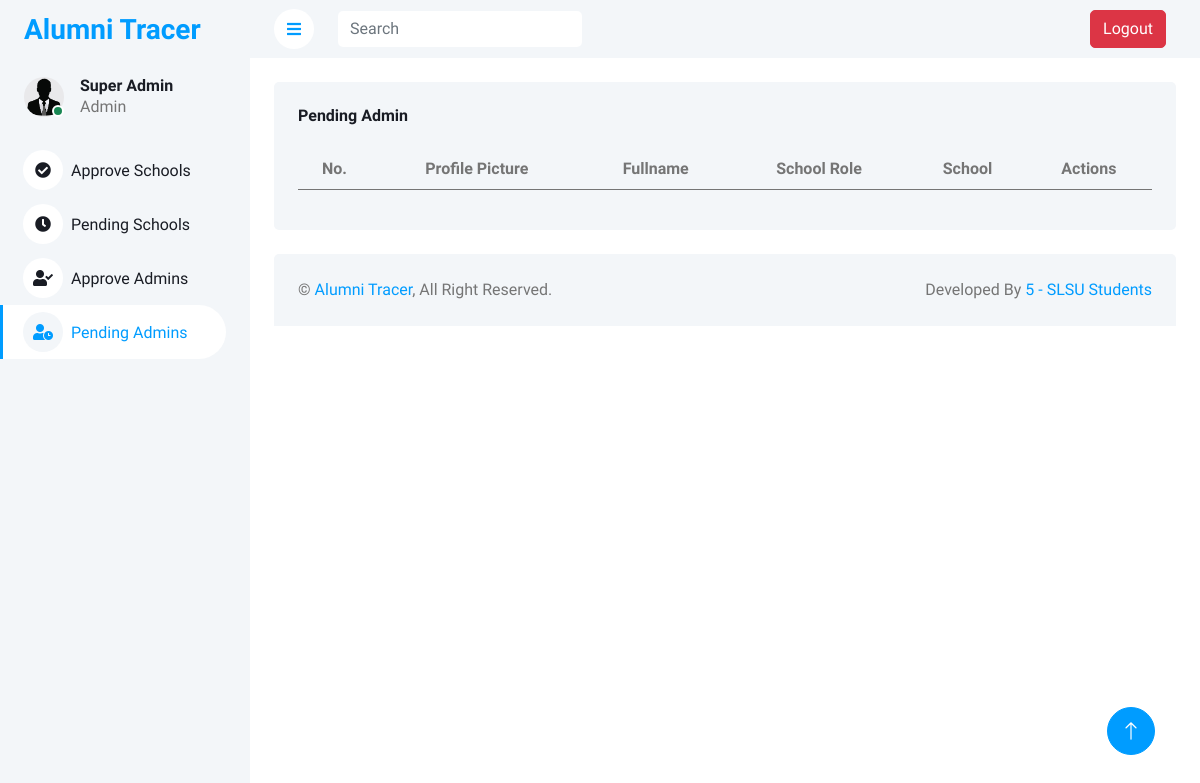
/SuperAdmin/pendingAdmins.php, run on an earlier commit of the app's database.
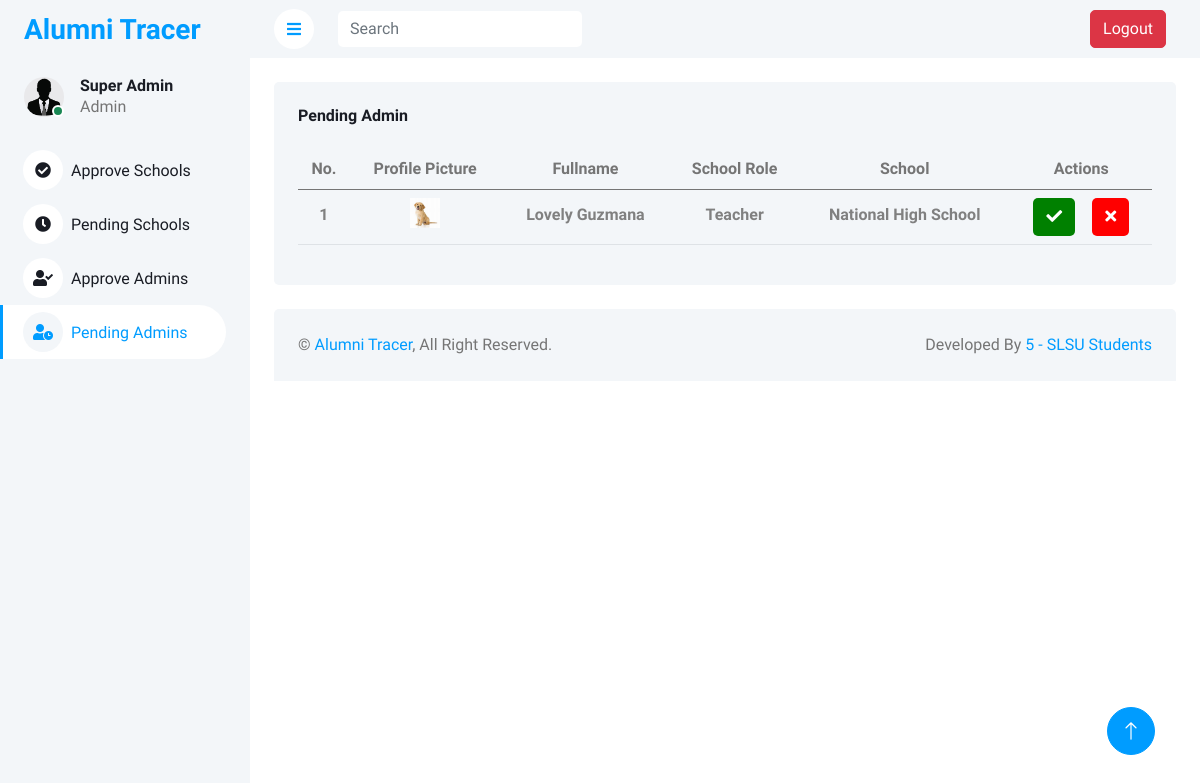
And on a later commit of the database.
### tables this page shows
CREATE TABLE `r_accounts` (
  `id` int(11) NOT NULL,
  `name` varchar(100) NOT NULL,
  `email` varchar(100) NOT NULL,
  `school_role` varchar(100) NOT NULL,
  `school` varchar(255) NOT NULL,
  `password` varchar(200) NOT NULL,
  `date_registered` datetime NOT NULL DEFAULT current_timestamp(),
  `profile_img` varchar(255) NOT NULL,
  `contact` varchar(255) NOT NULL,
  `bio` varchar(255) NOT NULL,
  `status` varchar(255) NOT NULL,
  `face_data` varchar(255) DEFAULT NULL
);

### SuperAdmin/pendingAdmins.php (the view, shortened to what the changed rows need)
<?php
    include("../connection/conn.php");
        function decryptData($encryptedData)
        {
            $key = ENCRYPTION_KEY;
            $data = base64_decode($encryptedData);
            $ivLength = openssl_cipher_iv_length('aes-256-cbc');
            $iv = substr($data, 0, $ivLength);
            $encrypted = substr($data, $ivLength);
            return openssl_decrypt($encrypted, 'aes-256-cbc', $key, 0, $iv);
        }
?>
<!DOCTYPE html>
<html lang="en">
<head>
    <link href="https://cdnjs.cloudflare.com/ajax/libs/font-awesome/5.10.0/css/all.min.css" rel="stylesheet">
    <link href="https://cdn.jsdelivr.net/npm/bootstrap-icons@1.4.1/font/bootstrap-icons.css" rel="stylesheet">
    <link href="../template/lib/owlcarousel/assets/owl.carousel.min.css" rel="stylesheet">
    <link href="lib../template/lib/tempusdominus/css/tempusdominus-bootstrap-4.min.css" rel="stylesheet" />
    <link href="../template/css/bootstrap.min.css" rel="stylesheet">
    <link href="../template/css/style.css" rel="stylesheet">
</head>
<body>
    <div class="container-xxl position-relative bg-white d-flex p-0">
        <div class="content">
            <div class="container-fluid pt-4 px-4">
                <div class="row g-4">
                    <div class="col-12">
                        <div class="bg-light rounded h-100 p-4">
                            <div class="table-responsive">
                            <table class="table">
                                    <thead>
                                        <tr class = "text-center">
                                            <th scope="col">No.</th>
                                            <th scope="col">Profile Picture</th>
                                            <th scope="col">Fullname</th>
                                            <th scope="col">School Role</th>
                                            <th scope="col">School</th>
                                            <th scope="col">Actions</th>
                                        </tr>
                                    </thead>
                                    <tbody id="schoolTableBody">
                            <?php
                                $sqlGetSchool = "SELECT * FROM r_accounts WHERE status = 'Pending'";
                                $queryGetSchool = mysqli_query($conn, $sqlGetSchool);
                                $number = 0;
                                while ($getData = mysqli_fetch_assoc($queryGetSchool)) {
                                    $number++;
                                    $uniqueCheckModalId = "checkModal" . $getData['id'];
                                    $uniqueDeleteModalId = "deleteModal" . $getData['id'];
                            ?>
                            <tr class="school-row text-center">
                                <th scope="row"><h6 style="color: grey; margin-top: 7px;"><?php echo $number; ?></h6></th>
                                <td><img src="<?php echo $getData['profile_img']; ?>" alt="admin picture" style="width: 30px; height: 30px;"></td>
                                <td class="school-name"><h6 style="color: grey; margin-top: 7px;"><?php echo decryptData($getData['name']); ?></h6></td>
                                <td class="school-name"><h6 style="color: grey; margin-top: 7px;"><?php echo decryptData($getData['school_role']); ?></h6></td>
                                <td class="school-name"><h6 style="color: grey; margin-top: 7px;"><?php echo decryptData($getData['school']); ?></h6></td>
                                <td class = "text-center">
                                    <div>
                                        <button type="button" class="btn" style="background-color: green; color: white;" data-bs-toggle="modal" data-bs-target="#<?php echo $uniqueCheckModalId; ?>">
                                            <i class="fa fa-check"></i>
                                        </button>
                                        <button type="button" class="btn" style="background-color: red; color: white; margin-left: 13px;" data-bs-toggle="modal" data-bs-target="#<?php echo $uniqueDeleteModalId; ?>">
                                            <i class="fa fa-times"></i>
                                        </button>
                            </div>
                        </td>
                    </tr>
                    <?php
                        }
                    ?>
                </tbody>
                                </table>
                            </div>
                        </div>
                    </div>
                </div>
            </div>
        </div>
    </div>
</body>
</html>

What changed in the data, as far as the page shows it:
added r_accounts: profile_img (picture), name "Lovely Guzmana", school_role "Teacher", school "National High School"
